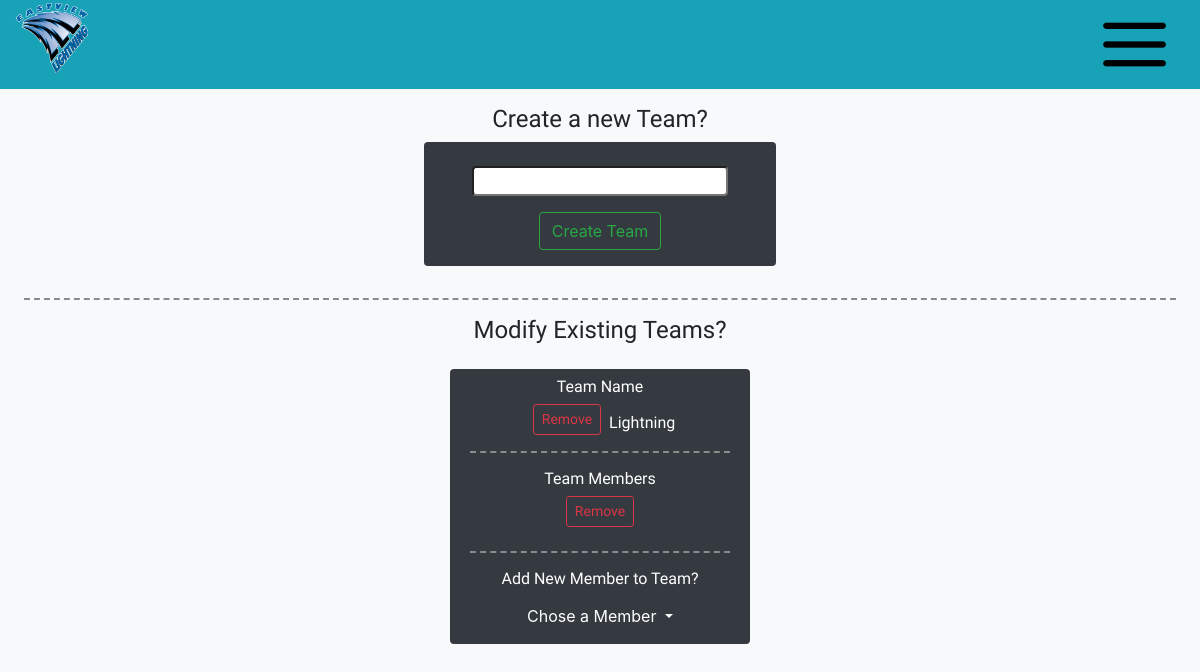
The app's page /AdminPage/Teams (signed in), older data.
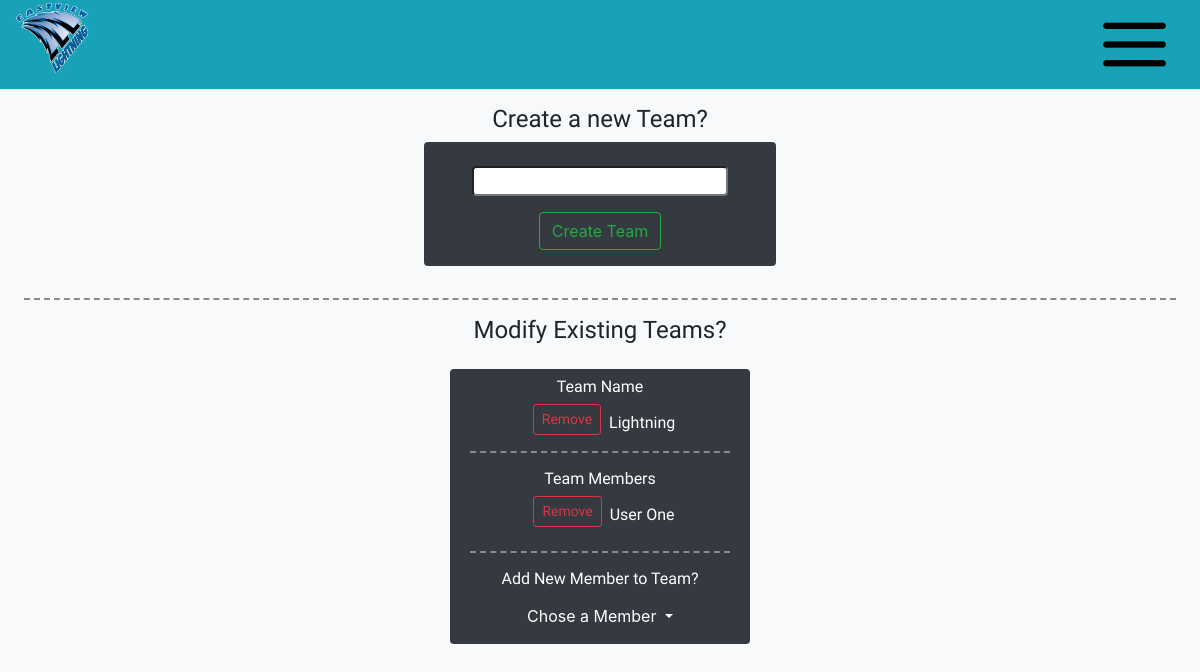
The same page, newer data.
### MainPage/models.py (models this page shows, shortened)
class Team(models.Model):
    name = models.CharField(max_length=64)
    members = models.ManyToManyField(Member)

class Member(models.Model):
    user = models.OneToOneField(User,on_delete=models.CASCADE)
    profileimage = models.ImageField(default='/Person.png')
    text = models.TextField(default="I am a member of the Eastview Science Olympiad Team. It's a really fun time to be a part of the team, the events are great and never are boring. Maybe you should join sometime.")
    events = models.ManyToManyField(Event,blank=True)
    awards = models.ManyToManyField(Award,blank=True)
    Is_Capitan = models.BooleanField(default=False)
    AccountStatus = models.CharField(max_length=11,choices=AccStatus,default="Inactivated")

### AdminConsole/views.py (the view)
# urls.py: path('AdminPage/Teams',Admin_views.TeamDisplay,name="TeamManage"),
def TeamDisplay(request):
    if request.user.is_staff:
        if request.method == "POST":
            Teamname = request.POST.get("textfield")
            if Team.objects.filter(name=Teamname).count() == 0:
                NewTeam = Team(name=Teamname)
                NewTeam.save()
            else:
                messages.warning(request,f"Sorry, a team by the name {Teamname} already exists")
            context = {
                "Teams":Team.objects.all(),
                "Members": Member.objects.filter(AccountStatus="Activated"),
            }
            return render(request, 'AdminConsole/TeamManage.html',context)
        else:
            context = {
                "Teams":Team.objects.all(),
                "Members": Member.objects.filter(AccountStatus="Activated"),
            }
            return render(request, 'AdminConsole/TeamManage.html',context)
    else:
        return redirect('MainPage')

### templates/AdminConsole/TeamManage.html (shortened to what the changed rows need)
{% load static %}
<!DOCTYPE html>
<html>
    <head>
        <link rel="stylesheet" href="https://stackpath.bootstrapcdn.com/bootstrap/4.3.1/css/bootstrap.min.css">
        <link rel="stylesheet" href="//cdnjs.cloudflare.com/ajax/libs/jasny-bootstrap/4.0.0/css/jasny-bootstrap.min.css">
        <link rel="stylesheet" href="{% static 'MainPage/style.css' %}">
        <link href="//maxcdn.bootstrapcdn.com/bootstrap/4.0.0/css/bootstrap.min.css" rel="stylesheet" id="bootstrap-css">
    </head>
    <body class="bg-light">
        <div class="container-fluid bg-light d-flex justify-content-center px-0 mt-3">
            <h1 class="display title">Create a new Team?</h1>
        </div>
        <div class="container-fluid px-0 mb-4 bg-light">
            <div class="container-fluid bg-light d-flex justify-content-center px-0 mt-3">
                <h1 class="display title">Modify Existing Teams?</h1>
            </div>
            <div class="row mx-0 d-flex justify-content-center">
                {% for team in Teams %}
                <div class="col-md-3 col-sm-6 align-self-center mt-3 mx-2 bg-dark rounded d-flex justify-content-center">
                    <div class="container-fluid">
                        <div class="row d-flex justify-content-center">
                            <h3 class="username text-white mt-2">Team Name</h3>
                        </div>
                        <div class="row d-flex justify-content-center">
                            <h3 class="Teamname username text-white" data-teamname="{{team.name}}"><button class="RemoveTeam btn btn-outline-danger btn-sm mx-2 mb-2">Remove</button>{{team.name}}</h3>
                        </div>
                        <div class="row">
                            <hr class="divider bg-dark mt-0">
                        </div>
                        <div class="row d-flex justify-content-center">
                            <h3 class="username text-white">Team Members</h3>
                        </div>
                        <div class="row d-flex justify-content-center">
                            <ul class="MemberList">
                                {% for member in team.members.all %}
                                <li class="text-white" data-username="{{member.user.username}}"><button class="RemovePerson btn btn-outline-danger btn-sm mx-2 mb-2">Remove</button>{{member.user.first_name}} {{member.user.last_name}}</li>
                                {% empty %}
                                <li class="NullMembers text-white">No Students on the Team</li>
                                {% endfor %}
                            </ul>
                        </div>
                        <div class="row">
                            <hr class="divider bg-dark mt-0">
                        </div>
                        <div class="row d-flex justify-content-center">
                            <h3 class="username text-white">Add New Member to Team?</h3>
                        </div>
                        <div class="row d-flex justify-content-center mb-2">
                            <a class="nav-link dropdown-toggle text-white" href="#" id="navbarDropdown" role="button" data-toggle="dropdown" aria-haspopup="true" aria-expanded="false">
                                Chose a Member
                            </a>
                        </div>
                    </div>
                </div>
                {% empty %}
                <div class="col-3 align-self-center mt-5 mx-2 rounded d-flex justify-content-center">
                    <div class="alert alert-danger">
                        No Teams Active
                    </div>
                </div>
                {% endfor %}
            </div>
        </div>
    </body>
</html>

Row changes from the older to the newer data that the page shows:
added Member: user.first_name "User", user.last_name "One"
